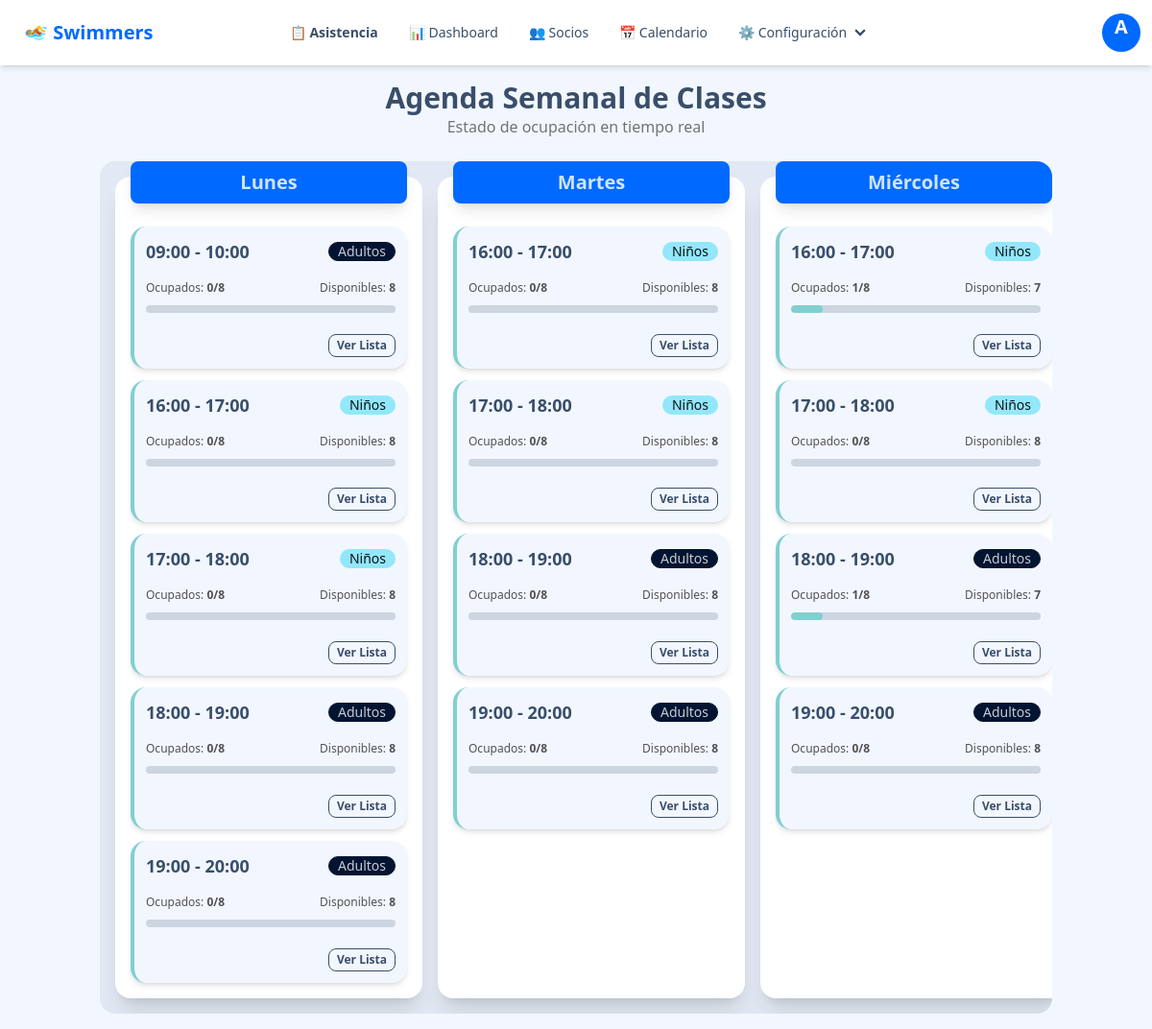
The app's page /horarios/ (signed in) with its own data.
### app/models.py (models this page shows, shortened)
class User(UserMixin, db.Model):
    id = db.Column(db.Integer, primary_key=True)
    username = db.Column(db.String(64), index=True, unique=True, nullable=False)
    password_hash = db.Column(db.String(128))
    role = db.Column(db.String(20), nullable=False) # 'admin', 'recepcion', 'instructor'

class Horario(db.Model):
    id = db.Column(db.Integer, primary_key=True)
    dia_semana = db.Column(db.String(15), nullable=False) # Lunes, Martes...
    hora_inicio = db.Column(db.Time, nullable=False)
    hora_fin = db.Column(db.Time, nullable=False)
    nivel = db.Column(db.String(20), nullable=False)
    capacidad_maxima = db.Column(db.Integer, default=10)
    inscripciones = db.relationship('Inscripcion', backref='horario', lazy='dynamic')
    asistencias = db.relationship('Asistencia', backref='horario', lazy=True)
    def cupos_disponibles(self):
        ocupados = self.inscripciones.filter_by(activo=True).count()
        return self.capacidad_maxima - ocupados

### app/routes/horarios.py (the view)
@horarios_bp.route('/')
@login_required
def calendario():
    todos_horarios = Horario.query.all()
    orden_dias = ["Lunes", "Martes", "Miércoles", "Jueves", "Viernes", "Sábado", "Domingo"]
    agenda_semanal = {dia: [] for dia in orden_dias}
    for h in todos_horarios:
        if h.dia_semana in agenda_semanal:
            datos_horario = {
                'objeto': h,
                'disponibles': h.cupos_disponibles(),
                'porcentaje_ocupacion': ((h.capacidad_maxima - h.cupos_disponibles()) / h.capacidad_maxima) * 100
            }
            agenda_semanal[h.dia_semana].append(datos_horario)
    for dia in agenda_semanal:
        agenda_semanal[dia].sort(key=lambda x: x['objeto'].hora_inicio)
    return render_template('horarios/calendario.html', agenda=agenda_semanal)

### app/models.py (called while the page is built)
@login.user_loader
def load_user(id):
    return User.query.get(int(id))

### app/templates/horarios/calendario.html
{% extends "base.html" %}
{% block content %}
<div class="text-center mb-6">
    <h1 class="text-3xl font-bold">Agenda Semanal de Clases</h1>
    <p class="text-neutral-500">Estado de ocupación en tiempo real</p>
</div>
<div class="grid grid-flow-col auto-cols-max gap-4 overflow-x-auto p-4 bg-base-300 rounded-box">
    {% for dia, lista_clases in agenda.items() %}
        {% if lista_clases %}
        <div class="card w-80 bg-base-100 shadow-xl">
            <div class="card-body p-4">
                <h2 class="card-title justify-center bg-primary text-primary-content p-2 rounded-lg -mt-8 mb-4 shadow-lg">{{ dia }}</h2>
                <div class="space-y-3">
                    {% for item in lista_clases %}
                        {% set h = item.objeto %}
                        <div class="card bg-base-200 shadow-md border-l-4 {% if item.disponibles == 0 %}border-error{% else %}border-success{% endif %}">
                            <div class="card-body p-3">
                                <div class="flex justify-between items-center mb-2">
                                    <h3 class="font-bold text-lg">
                                        {{ h.hora_inicio.strftime('%H:%M') }} - {{ h.hora_fin.strftime('%H:%M') }}
                                    </h3>
                                    {% if h.nivel == 'Niños' %}
                                        <div class="badge badge-info">Niños</div>
                                    {% else %}
                                        <div class="badge badge-neutral">Adultos</div>
                                    {% endif %}
                                </div>
                                <div class="space-y-1">
                                     <div class="flex justify-between text-xs text-neutral-600">
                                        <span>Ocupados: <strong>{{ (h.capacidad_maxima - item.disponibles) }}/{{ h.capacidad_maxima }}</strong></span>
                                        <span>Disponibles: <strong>{{ item.disponibles }}</strong></span>
                                     </div>
                                     <progress class="progress {% if item.disponibles == 0 %}progress-error{% else %}progress-success{% endif %} w-full"
                                             value="{{ h.capacidad_maxima - item.disponibles }}"
                                             max="{{ h.capacidad_maxima }}"></progress>
                                </div>
                                <div class="card-actions justify-end mt-2">
                                     <a href="{{ url_for('horarios.detalle_clase', id=h.id) }}" class="btn btn-xs btn-outline">
                                        Ver Lista
                                     </a>
                                </div>
                            </div>
                        </div>
                    {% endfor %}
                </div>
            </div>
        </div>
        {% endif %}
    {% endfor %}
</div>
{% endblock %}

### app/templates/base.html (shortened to what this page needs)
<!DOCTYPE html>
<html lang="es" data-theme="winter">
<head>
    <link href="https://cdn.jsdelivr.net/npm/daisyui@4.12.10/dist/full.min.css" rel="stylesheet" type="text/css" />
    <script src="https://cdn.tailwindcss.com"></script>
</head>
<body class="min-h-screen bg-base-200">
<div class="navbar bg-base-100 shadow-md sticky top-0 z-50">
    <div class="navbar-start">
      <a class="btn btn-ghost text-xl text-primary font-bold">
          🏊 Swimmers
      </a>
    </div>
    <div class="navbar-center hidden lg:flex">
      <ul class="menu menu-horizontal px-1">
        {% if current_user.is_authenticated %}
          <li>
              <a href="{{ url_for('asistencia.hoy') }}" class="font-semibold">
                  📋 Asistencia
              </a>
          </li>
          {% if current_user.role in ['admin', 'recepcion'] %}
              <li><a href="{{ url_for('reportes.dashboard') }}">📊 Dashboard</a></li>
              <li><a href="{{ url_for('socios.lista') }}">👥 Socios</a></li>
              <li><a href="{{ url_for('horarios.calendario') }}">📅 Calendario</a></li>
          {% endif %}
          {% if current_user.role == 'admin' %}
              <li>
                  <details>
                      <summary>⚙️ Configuración</summary>
                  </details>
              </li>
          {% endif %}
        {% endif %}
      </ul>
    </div>
    <div class="navbar-end">
      {% if current_user.is_authenticated %}
          <div class="dropdown dropdown-end">
              <div tabindex="0" role="button" class="btn btn-ghost btn-circle avatar">
                  <div class="w-10 rounded-full bg-primary text-white flex items-center justify-center">
                      <span class="text-xl font-bold">{{ current_user.username[:1].upper() }}</span>
                  </div>
              </div>
          </div>
      {% else %}
          <a href="{{ url_for('auth.login') }}" class="btn btn-primary btn-sm">Iniciar Sesión</a>
      {% endif %}
    </div>
  </div>
    <main class="container mx-auto p-4">
        {% block content %}{% endblock %}
    </main>
</body>
</html>

### records on screen
User: username "A"
Horario: hora_inicio "09:00", hora_fin "10:00", (h.capacidad_maxima-item.disponibles) "0", capacidad_maxima "8"
Horario: hora_inicio "16:00", hora_fin "17:00", (h.capacidad_maxima-item.disponibles) "0", capacidad_maxima "8"
Horario: hora_inicio "17:00", hora_fin "18:00", (h.capacidad_maxima-item.disponibles) "0", capacidad_maxima "8"
Horario: hora_inicio "18:00", hora_fin "19:00", (h.capacidad_maxima-item.disponibles) "0", capacidad_maxima "8"
Horario: hora_inicio "19:00", hora_fin "20:00", (h.capacidad_maxima-item.disponibles) "0", capacidad_maxima "8"
Horario: hora_inicio "16:00", hora_fin "17:00", (h.capacidad_maxima-item.disponibles) "0", capacidad_maxima "8"
Horario: hora_inicio "17:00", hora_fin "18:00", (h.capacidad_maxima-item.disponibles) "0", capacidad_maxima "8"
Horario: hora_inicio "18:00", hora_fin "19:00", (h.capacidad_maxima-item.disponibles) "0", capacidad_maxima "8"
Horario: hora_inicio "19:00", hora_fin "20:00", (h.capacidad_maxima-item.disponibles) "0", capacidad_maxima "8"
Horario: hora_inicio "16:00", hora_fin "17:00", (h.capacidad_maxima-item.disponibles) "1", capacidad_maxima "8"
Horario: hora_inicio "17:00", hora_fin "18:00", (h.capacidad_maxima-item.disponibles) "0", capacidad_maxima "8"
Horario: hora_inicio "18:00", hora_fin "19:00", (h.capacidad_maxima-item.disponibles) "1", capacidad_maxima "8"
Horario: hora_inicio "19:00", hora_fin "20:00", (h.capacidad_maxima-item.disponibles) "0", capacidad_maxima "8"

### other values on screen
{{ dia }} "Lunes" "Martes" "Miércoles"
{{ item.disponibles }} "8" "8" "8" "8" "8" "8" "8" "8" "8" "7" "8" "7" "8"
